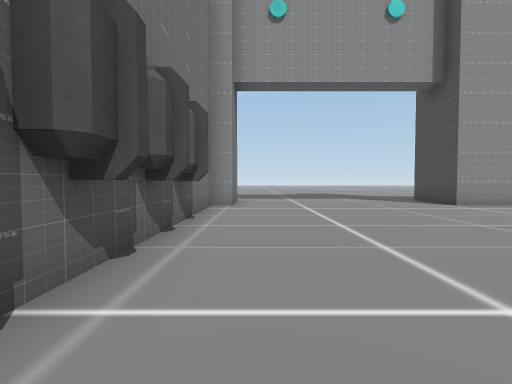
[1] (above)

15 first-person views from a walk through a scene from a Unity 3-D project. The camera is 1.3 m above the floor, tilts 2° down and sees 85° across. The floor is counted in squares, 2 m on a side. Each view is taken from the middle of a square. On the plan, view 1 faces up. The plan holds only what a view shows up to about 9 squares ahead; the rest is blank. The place goes on beyond the plan. The player is left out. Some surface patterns are stand-ins.

[2]
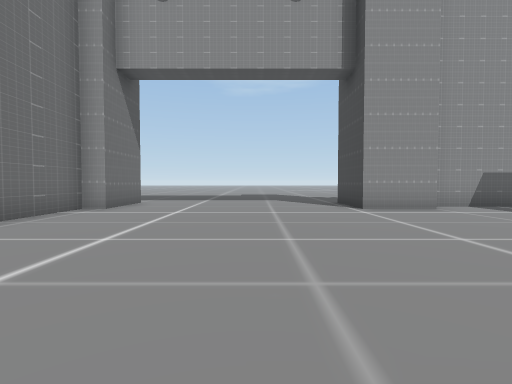

[3]
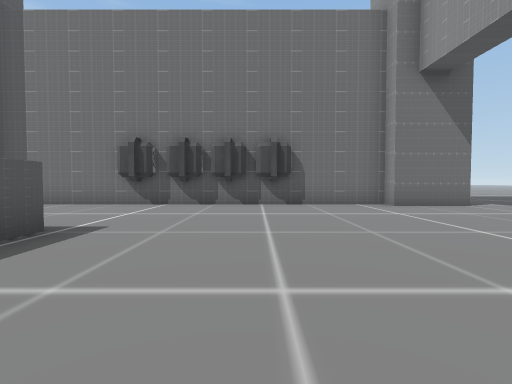

[4]
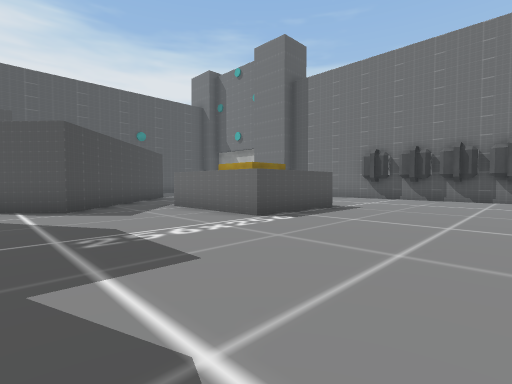

[5]
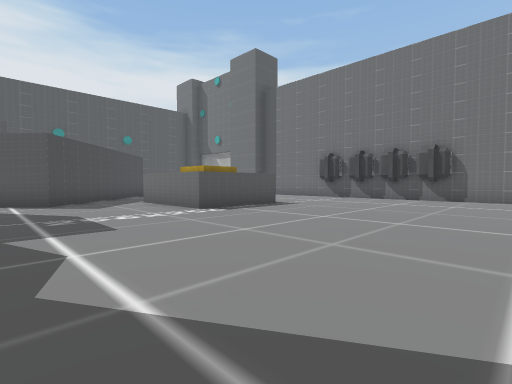

[6]
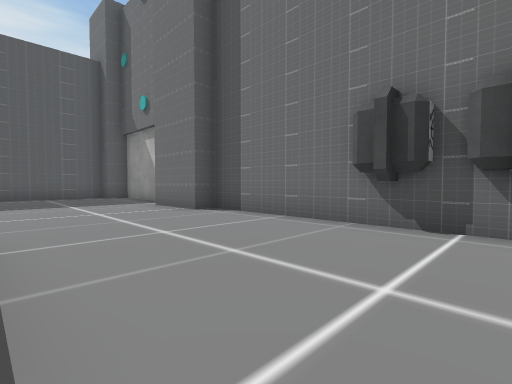

[7]
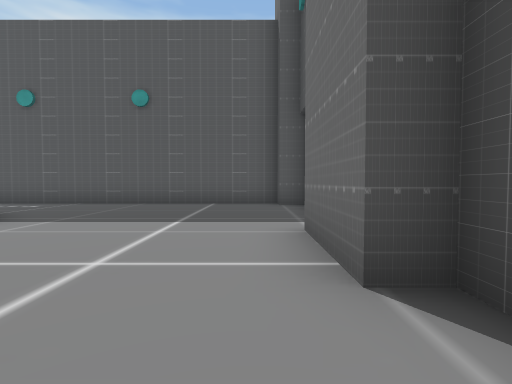

[8]
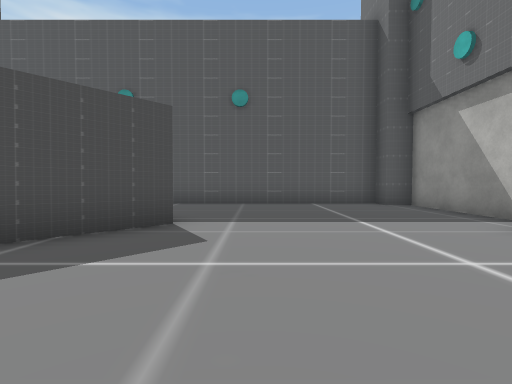

[9]
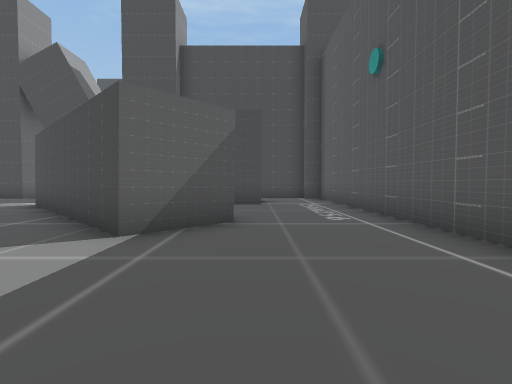

[10]
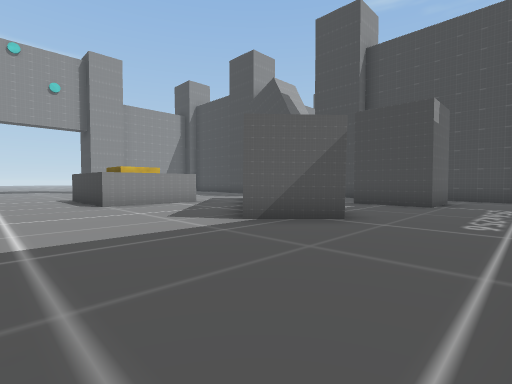

[11]
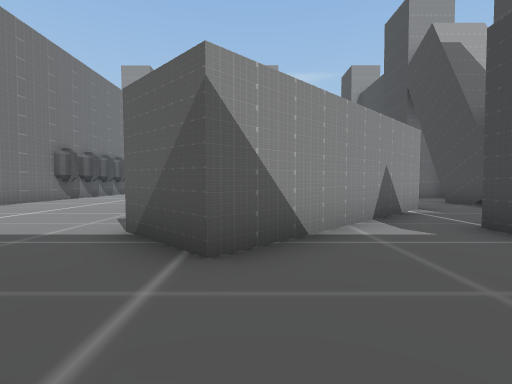

[12]
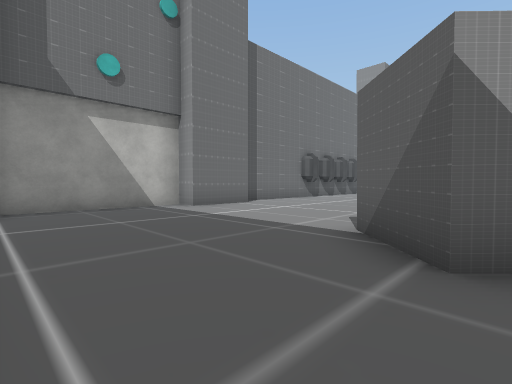

[13]
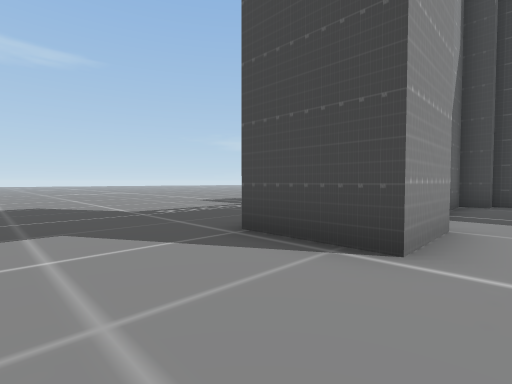

[14]
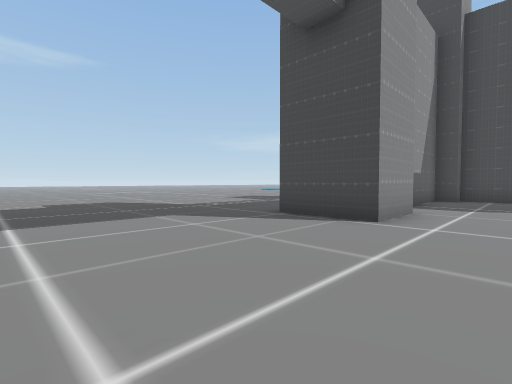

[15]
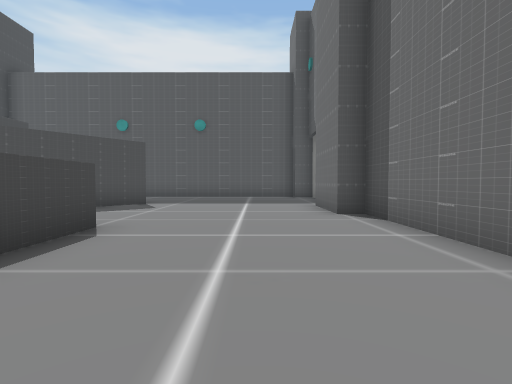

### Floor plan
Points are (right, up) in squares from view 1. A wall is a line through its corners. A room is listed if a view was taken in it or the views show most of it. See-through windows are left out.
Room 1 (views 1, 2, 3, 4, 5, 6, 7, 8, 9, 10, 11, 12, 13, 14, 15)
walls: (3.2, 1.2) (6.2, 1.2) (6.2, -2.1); (5.9, -2) (3.3, -2) (3.3, 0.5); (-1.2, 0.6) (-1.2, -3.7) (-0.7, -3.7) (-0.7, -5.8) (-1.4, -5.8) (-1.4, -9.9) (-0.7, -9.9) (-0.7, -10.6) (10, -10.6); (10, -3.1) (5.6, -7.6) (4.3, -6.4) (8.7, -1.9) (9.7, -2.9); (7.5, 7.8) (5.6, 7.8) (5.6, 9.9); (-0.7, 10) (-0.7, 7.8) (-1.2, 7.8) (-1.2, 3.4); (10.5, -8.2) (9.2, -8.2) (9.2, -6); (10.5, 8.4) (7.8, 8.4)
ways out: gap at (10, -3)
objects: other object (-1, 1); other object (-1, 2); other object (-1, 3); other object (-1, 5)

Where each view was taken, in squares from view 1:
view 1: 0 up, 0 right, facing up
view 2: 1 up, 3 right, facing up
view 3: 4 up, 7 right, facing left
view 4: 5 up, 10 right, facing down-left
view 5: 7 up, 10 right, facing down-left
view 6: 2 up, 3 right, facing down-left
view 7: 2 down, 0 right, facing down
view 8: 2 down, 3 right, facing down
view 9: 8 down, 1 right, facing right
view 10: 10 down, 1 right, facing up-right
view 11: 10 down, 6 right, facing up
view 12: 10 down, 6 right, facing up-left
view 13: 7 up, 3 right, facing up-right
view 14: 6 up, 1 right, facing up-right
view 15: 2 up, 1 right, facing down
